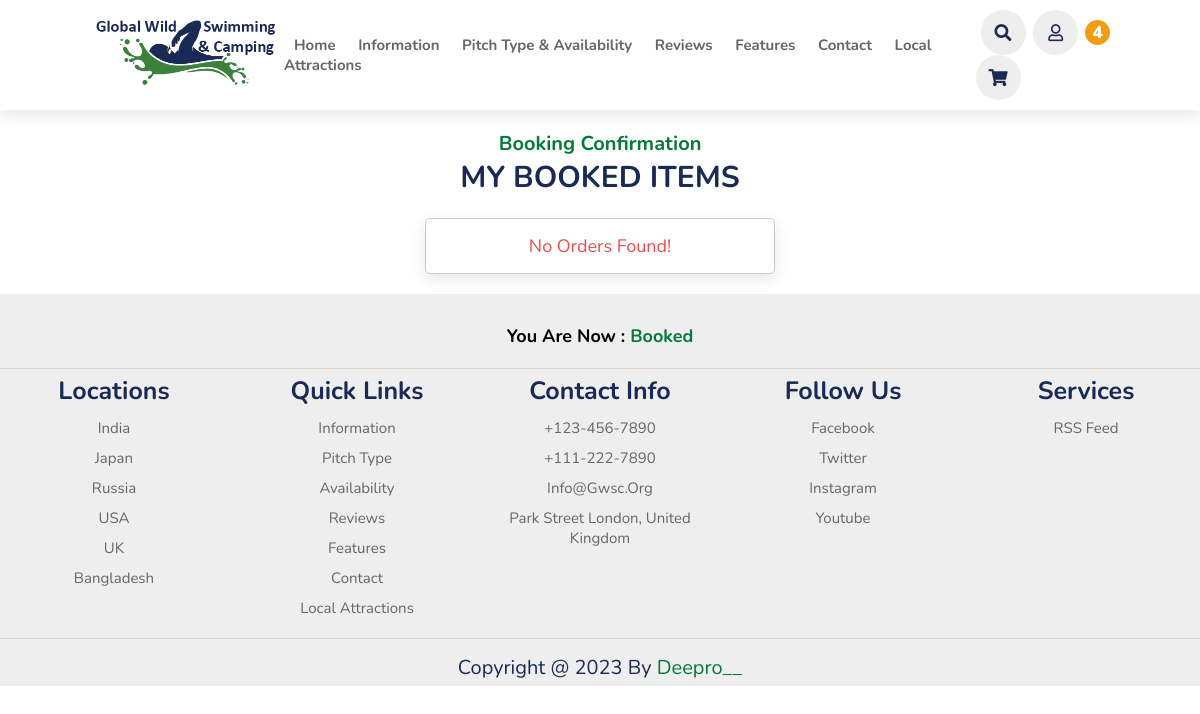
Before: /booked.php (signed in) with the older database file.
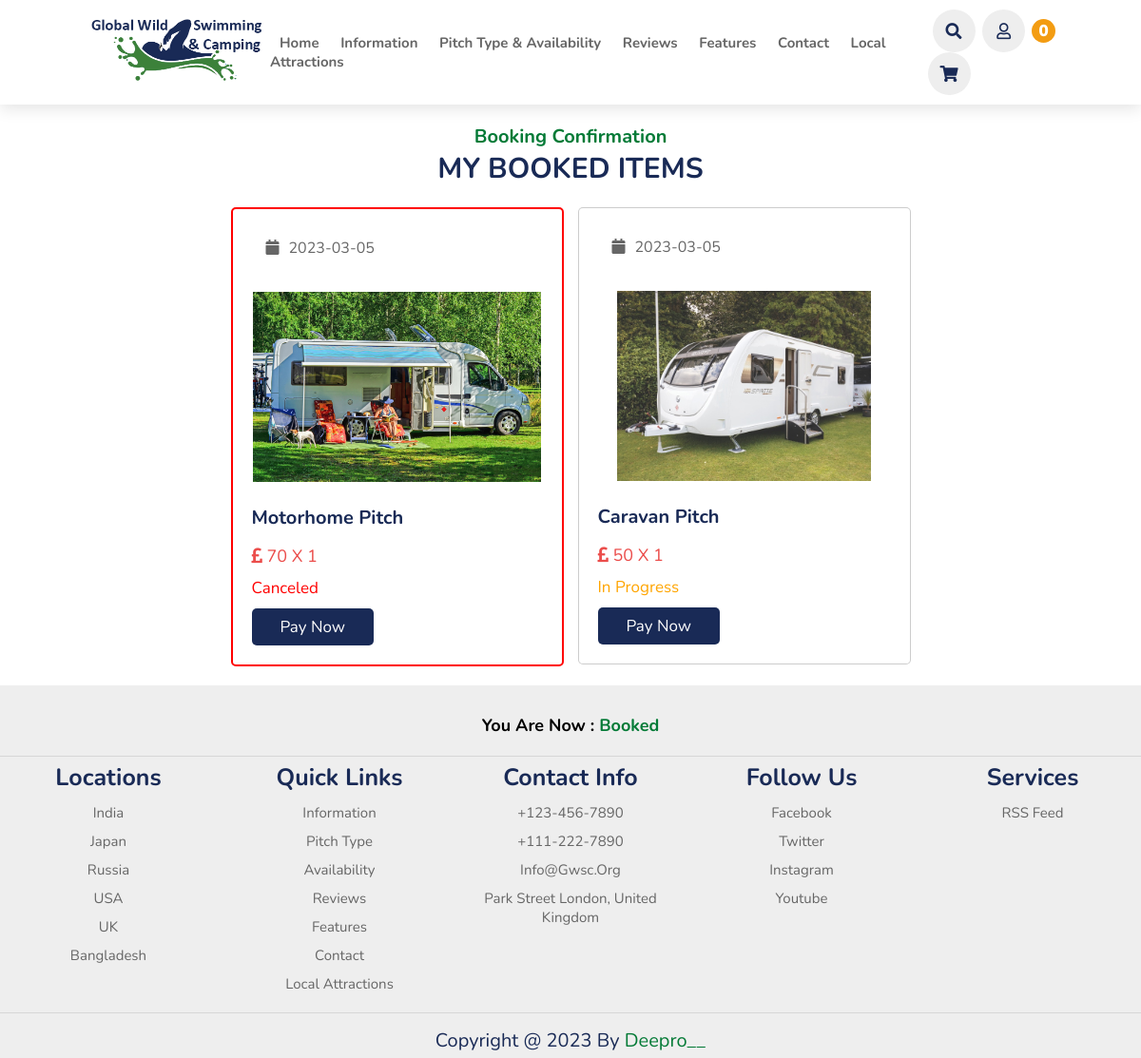
After: the same page with the newer database file.
### tables this page shows
CREATE TABLE `pitch` (
  `id` varchar(20) NOT NULL,
  `name` varchar(50) NOT NULL,
  `description` varchar(500) NOT NULL,
  `price` varchar(10) NOT NULL,
  `image` varchar(50) NOT NULL
);

CREATE TABLE `confirm_booking` (
  `id` varchar(20) NOT NULL,
  `user_id` varchar(20) NOT NULL,
  `name` varchar(50) NOT NULL,
  `number` varchar(10) NOT NULL,
  `email` varchar(50) NOT NULL,
  `address` varchar(200) NOT NULL,
  `address_type` varchar(10) NOT NULL,
  `method` varchar(50) NOT NULL,
  `pitch_id` varchar(20) NOT NULL,
  `price` varchar(10) NOT NULL,
  `qty` varchar(2) NOT NULL,
  `date` date NOT NULL DEFAULT current_timestamp(),
  `status` varchar(50) NOT NULL DEFAULT 'in progress'
);

### booked.php (the view, shortened to what this page needs)
<?php
include 'components/config.php';
if (isset($_COOKIE['user_id'])) {
    $user_id = $_COOKIE['user_id'];
} else {
    setcookie('user_id', create_unique_id(), time() + 60 * 60 * 24 * 30);
}
?>
<!DOCTYPE html>
<html lang="en">
<head>
    <link rel="stylesheet" href="https://cdn.jsdelivr.net/npm/swiper@8/swiper-bundle.min.css" />
    <link rel="stylesheet" href="https://cdnjs.cloudflare.com/ajax/libs/font-awesome/5.15.3/css/all.min.css" />
    <link rel="stylesheet" href="css/style.css">
</head>
<body>
    <?php include 'components/header.php'; ?>
    <section>
        <div class="booked">
            <h3 class="sub-heading">Booking Confirmation</h3>
            <h1 class="heading">my booked items</h1>
            <div class="box-container">
                <?php
                $select_orders = $conn->prepare("SELECT * FROM `confirm_booking` WHERE user_id = ? ORDER BY date DESC");
                $select_orders->execute([$user_id]);
                if ($select_orders->rowCount() > 0) {
                    while ($fetch_order = $select_orders->fetch(PDO::FETCH_ASSOC)) {
                        $select_pitch = $conn->prepare("SELECT * FROM `pitch` WHERE id = ?");
                        $select_pitch->execute([$fetch_order['pitch_id']]);
                        if ($select_pitch->rowCount() > 0) {
                            while ($fetch_pitch = $select_pitch->fetch(PDO::FETCH_ASSOC)) {
                ?>
                                <div class="box" <?php if ($fetch_order['status'] == 'canceled') {
                                                        echo 'style="border:.2rem solid red";';
                                                    }; ?>>
                                    <a href="view_booked_items.php?get_id=<?= $fetch_order['id']; ?>">
                                        <p class="date"><i class="fa fa-calendar"></i><span><?= $fetch_order['date']; ?></span></p>
                                        <img src="uploaded_files_pitch/<?= $fetch_pitch['image']; ?>" class="image" alt="">
                                        <h3 class="name"><?= $fetch_pitch['name']; ?></h3>
                                        <p class="price"><i class="fas fa-pound-sign"></i> <?= $fetch_order['price']; ?> x <?= $fetch_order['qty']; ?></p>
                                        <p class="status" style="color:<?php if ($fetch_order['status'] == 'delivered') {
                                                                            echo 'green';
                                                                        } elseif ($fetch_order['status'] == 'canceled') {
                                                                            echo 'red';
                                                                        } else {
                                                                            echo 'orange';
                                                                        }; ?>"><?= $fetch_order['status']; ?></p>
                                    </a>
                                    <a href="" class="btn">Pay Now</a>
                                </div>
                <?php
                            }
                        }
                    }
                } else {
                    echo '<p class="empty">no orders found!</p>';
                }
                ?>
            </div>
        </div>
    </section>
    <?php include 'components/footer.php'; ?>
</body>
</html>

### components/header.php (shortened to what this page needs)
<header>
    <a href="index.php" class="logo"><img src="images/logo.png" alt=""></a>
    <nav class="navbar">
        <a href="index.php">home</a>
        <a href="information.php">information</a>
        <a href="pitch.php">pitch type & availability</a>
        <a href="review.php">reviews</a>
        <a href="feature.php">features</a>
        <a href="contact.php">contact</a>
        <a href="localattractions.php">local attractions</a>
    </nav>
    <div class="icons">
        <i class="fas fa-search" id="search-icons"></i>
        <?php
        if ($user_id != '') {
        ?>
            <div id="user-btn" class="far fa-user"></div>
            <?php
            $count_cart_items = $conn->prepare("SELECT * FROM `booking` WHERE user_id = ?");
            $count_cart_items->execute([$user_id]);
            $total_cart_items = $count_cart_items->rowCount();
            ?>
            <a href="booking_cart.php" class="fas fa-shopping-cart"><span><?= $total_cart_items; ?></span></a>
        <?php }; ?>
    </div>
</header>

Changed rows visible on the page:
added confirm_booking: date "2023-03-05", price "70", qty "1", status "Canceled"
now on this page (row edited): pitch: image (picture), name "Motorhome Pitch"
added confirm_booking: date "2023-03-05", price "50", qty "1", status "In Progress"
now on this page (row edited): pitch: image (picture), name "Caravan Pitch"
Other visible differences:
$total_cart_items: "4" → "0"
text no longer shown: "No Orders Found!"
